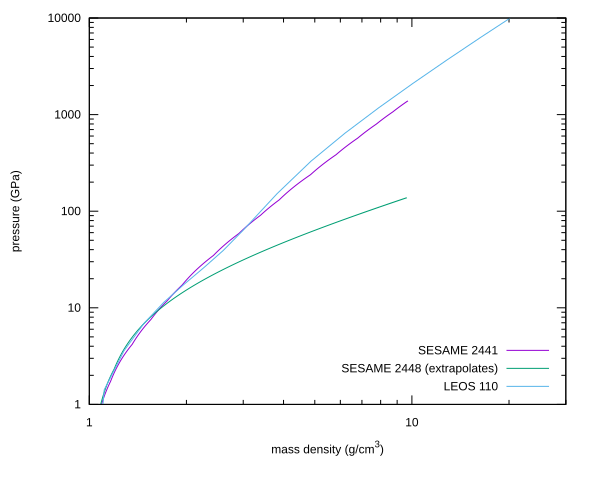

Write the gnuplot code that produced this figure.
#!/usr/local/Cellar/gnuplot/5.4.1_2/bin/gnuplot
#
#    
#    	G N U P L O T
#    	Version 5.4 patchlevel 1    last modified 2020-12-01 
#    
#    	Copyright (C) 1986-1993, 1998, 2004, 2007-2020
#    	Thomas Williams, Colin Kelley and many others
#    
#    	gnuplot home:     http://www.gnuplot.info
#    	faq, bugs, etc:   type "help FAQ"
#    	immediate help:   type "help"  (plot window: hit 'h')
# set terminal qt 0 font "Sans,9"
# set output
unset clip points
set clip one
unset clip two
unset clip radial
set errorbars front 1.000000 
set border 31 front lt black linewidth 1.000 dashtype solid
set zdata 
set ydata 
set xdata 
set y2data 
set x2data 
set boxwidth
set boxdepth 0
set style fill  empty border
set style rectangle back fc  bgnd fillstyle   solid 1.00 border lt -1
set style circle radius graph 0.02 
set style ellipse size graph 0.05, 0.03 angle 0 units xy
set dummy x, y
set format x "% h" 
set format y "% h" 
set format x2 "% h" 
set format y2 "% h" 
set format z "% h" 
set format cb "% h" 
set format r "% h" 
set ttics format "% h"
set timefmt "%d/%m/%y,%H:%M"
set angles radians
set tics back
unset grid
unset raxis
set theta counterclockwise right
set style parallel front  lt black linewidth 2.000 dashtype solid
set key notitle
set key fixed right bottom vertical Right noreverse enhanced autotitle nobox
set key noinvert samplen 4 spacing 1 width 0 height 0 
set key maxcolumns 0 maxrows 0
set key noopaque
unset label
unset arrow
unset style line
unset style arrow
set style histogram clustered gap 2 title textcolor lt -1
unset object
unset walls
set style textbox  transparent margins  1.0,  1.0 border  lt -1 linewidth  1.0
set offsets 0, 0, 0, 0
set pointsize 1
set pointintervalbox 1
set encoding default
unset polar
unset parametric
unset spiderplot
unset decimalsign
unset micro
unset minussign
set view 60, 30, 1, 1
set view azimuth 0
set rgbmax 255
set samples 100, 100
set isosamples 10, 10
set surface 
unset contour
set cntrlabel  format '%8.3g' font '' start 5 interval 20
set mapping cartesian
set datafile separator whitespace
set datafile nocolumnheaders
unset hidden3d
set cntrparam order 4
set cntrparam linear
set cntrparam levels 5
set cntrparam levels auto
set cntrparam firstlinetype 0 unsorted
set cntrparam points 5
set size ratio 0 1,1
set origin 0,0
set style data lines
set style function lines
unset xzeroaxis
unset yzeroaxis
unset zzeroaxis
unset x2zeroaxis
unset y2zeroaxis
set xyplane relative 0.5
set tics scale  1, 0.5, 1, 1, 1
set mxtics default
set mytics default
set mztics default
set mx2tics default
set my2tics default
set mcbtics default
set mrtics default
set nomttics
set xtics border in scale 1,0.5 mirror norotate  autojustify
set xtics  norangelimit logscale autofreq 
set ytics border in scale 1,0.5 mirror norotate  autojustify
set ytics  norangelimit logscale autofreq 
set ztics border in scale 1,0.5 nomirror norotate  autojustify
set ztics  norangelimit autofreq 
unset x2tics
unset y2tics
set cbtics border in scale 1,0.5 mirror norotate  autojustify
set cbtics  norangelimit autofreq 
set rtics axis in scale 1,0.5 nomirror norotate  autojustify
set rtics  norangelimit autofreq 
unset ttics
set title "" 
set title  font "" textcolor lt -1 norotate
set timestamp bottom 
set timestamp "" 
set timestamp  font "" textcolor lt -1 norotate
set trange [ * : * ] noreverse nowriteback
set urange [ * : * ] noreverse nowriteback
set vrange [ * : * ] noreverse nowriteback
set xlabel "mass density (g/cm^3)" 
set xlabel  font "" textcolor lt -1 norotate
set x2label "" 
set x2label  font "" textcolor lt -1 norotate
set xrange [ * : * ] noreverse writeback
set x2range [ * : * ] noreverse writeback
set ylabel "pressure (GPa)" 
set ylabel  font "" textcolor lt -1 rotate
set y2label "" 
set y2label  font "" textcolor lt -1 rotate
set yrange [ * : * ] noreverse writeback
set y2range [ * : * ] noreverse writeback
set zlabel "" 
set zlabel  font "" textcolor lt -1 norotate
set zrange [ * : * ] noreverse writeback
set cblabel "" 
set cblabel  font "" textcolor lt -1 rotate
set cbrange [ * : * ] noreverse writeback
set rlabel "" 
set rlabel  font "" textcolor lt -1 norotate
set rrange [ * : * ] noreverse writeback
unset logscale
set logscale y 10
set logscale x 10
unset jitter
set zero 1e-08
set lmargin  -1
set bmargin  -1
set rmargin  -1
set tmargin  -1
set locale "en_US.UTF-8"
set pm3d explicit at s
set pm3d scansautomatic
set pm3d interpolate 1,1 flush begin noftriangles noborder corners2color mean
set pm3d clip z 
set pm3d nolighting
set palette positive nops_allcF maxcolors 0 gamma 1.5 color model RGB 
set palette rgbformulae 7, 5, 15
set colorbox default
set colorbox vertical origin screen 0.9, 0.2 size screen 0.05, 0.6 front  noinvert bdefault
set style boxplot candles range  1.50 outliers pt 7 separation 1 labels auto unsorted
set loadpath 
set fontpath
set psdir
set fit brief errorvariables nocovariancevariables errorscaling prescale nowrap v5
GNUTERM = "qt"
VoxelDistance = {9.00500479207635e-308, 1.97626258336499e-323}
## Last datafile plotted: "models/sesame2448/isentrope.txt"
pl [1:30][1:1e4] \
   'models/sesame2441/isentrope.txt' u 1:(-$5) title 'SESAME 2441', \
   'models/sesame2448/isentrope.txt' u 1:(-$5) title 'SESAME 2448 (extrapolates)', \
   'models/leos110/isentrope.txt' u 1:(-$5) title 'LEOS 110'
